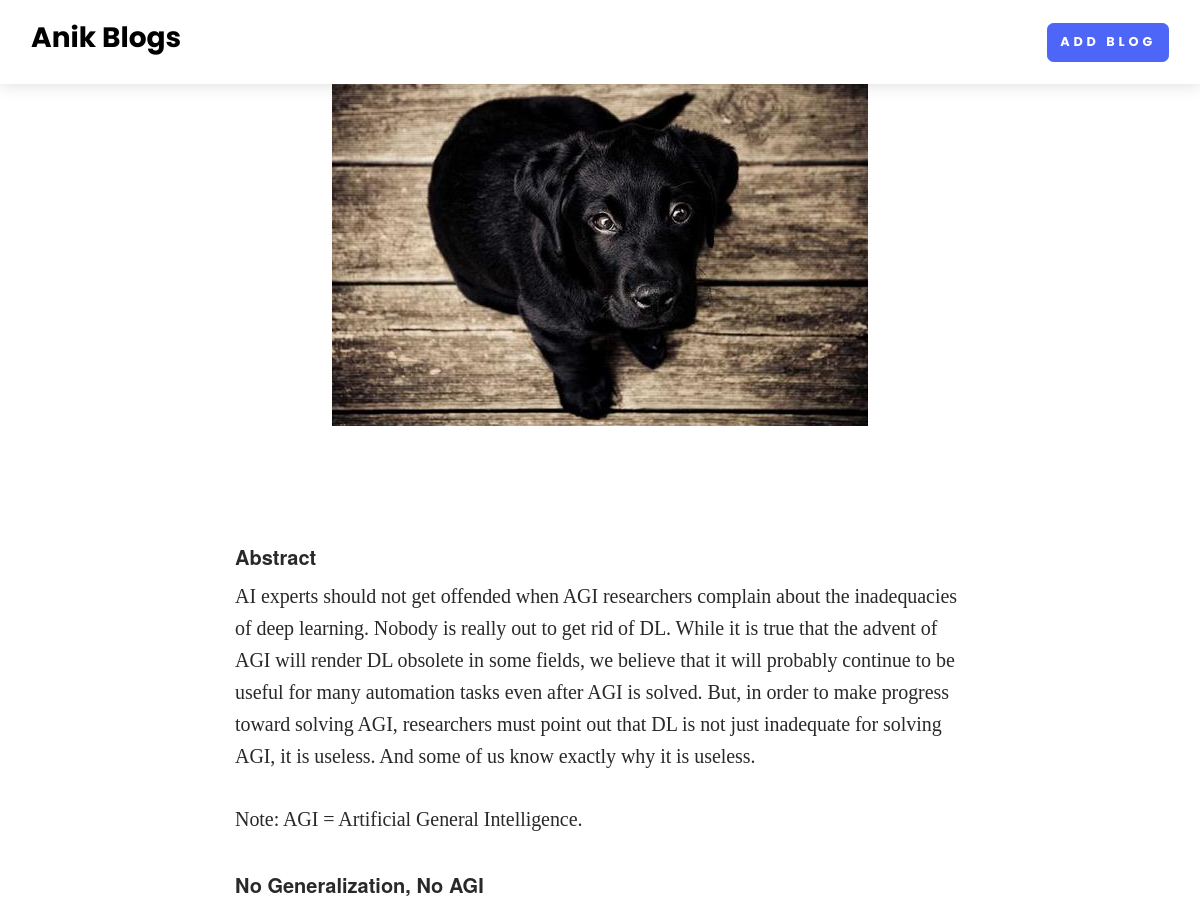
The app's page /blog-detail/deep-learning-is-not-just-inadequate-for-solving-agi-it-is-useless (upper part), older data.
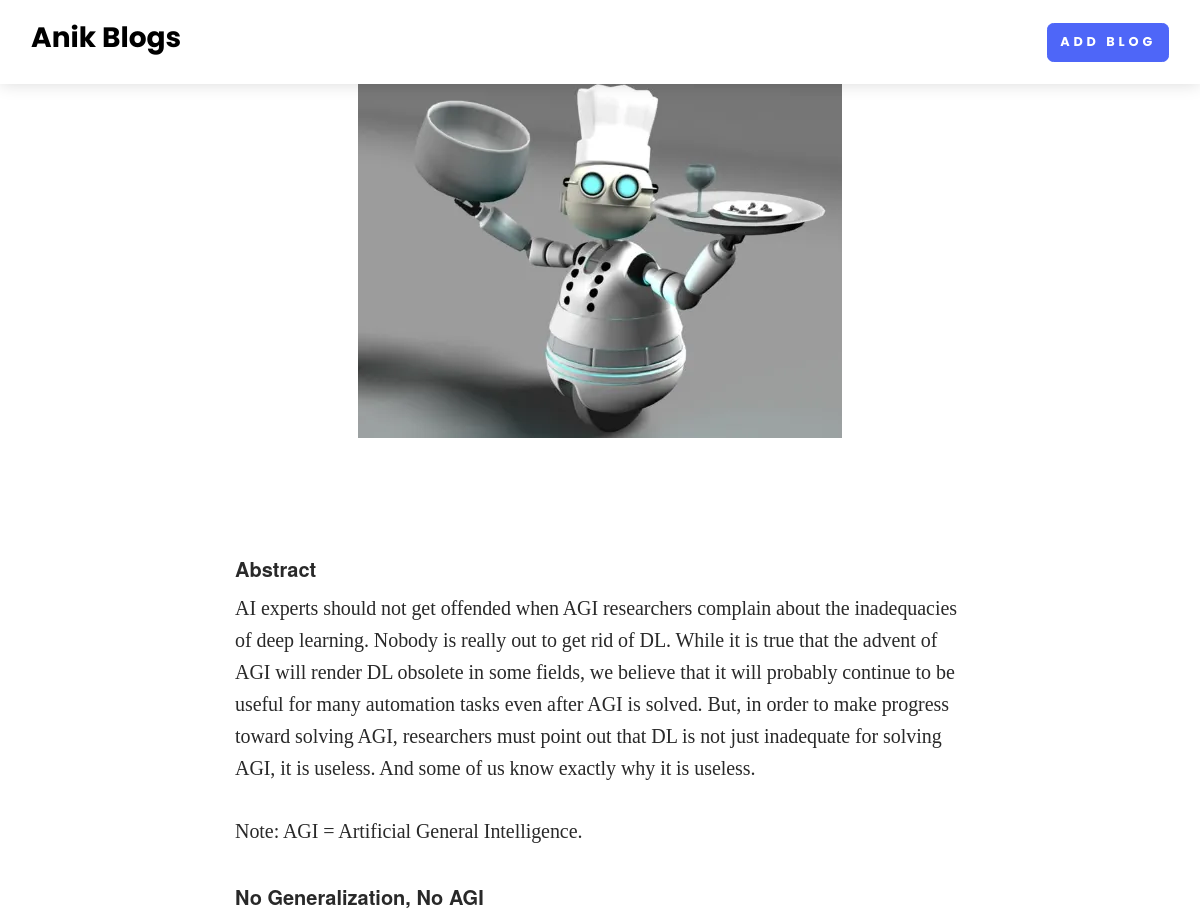
The same page, newer data.
### home/models.py (models this page shows, shortened)
class BlogModel(models.Model):
    title = models.CharField(max_length=1000)
    content = FroalaField()
    slug = models.SlugField(max_length=1000, null=True, blank= True)
    user = models.ForeignKey(User, blank=True, null= True, on_delete=models.CASCADE)
    image = models.ImageField(upload_to='uploads/froala_editer/images')
    created_at = models.DateTimeField(auto_now_add=True)
    updated_at = models.DateTimeField(auto_now=True)
    approved = models.BooleanField('Approved',default=False)

### home/views.py (the view)
# urls.py: path('blog-detail/<slug>', blog_detail, name="blog_detail"),
def blog_detail(request, slug):
    context = {}
    try:
        blog_obj = BlogModel.objects.filter(slug = slug).first()
        context['blog_obj'] = blog_obj
    except Exception as e:
        print(e)
    return render(request, 'blog_detail.html', context)

### home/templates/blog_detail.html
{% extends "base.html" %}
{% block start %}
<section>
    <div class="container">
        <div class="row text-center">
            <div class="col-xl-10 mx-auto"><img class="img-fluid mb-5"
                    src="/media/{{blog_obj.image}}"
                    alt=""></div>
        </div>
        <div class="row">
            <div class="col-xl-8 col-lg-10 mx-auto my-4">
                <div class="text-content">
                    {{blog_obj.content|safe}}
                </div>
            </div>
        </div>
    </div>
</section>
{% endblock %}

Row changes from the older to the newer data that the page shows:
changed BlogModel: image: a different picture
